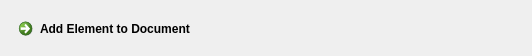
<?xml version="1.0" encoding="UTF-8"?>
<ui version="4.0">
 <class>StructuraSystems::Client::AddElementWidget</class>
 <widget class="QWidget" name="StructuraSystems::Client::AddElementWidget">
  <property name="geometry">
   <rect>
    <x>0</x>
    <y>0</y>
    <width>532</width>
    <height>56</height>
   </rect>
  </property>
  <property name="windowTitle">
   <string>Form</string>
  </property>
  <property name="locale">
   <locale language="English" country="UnitedStates"/>
  </property>
  <layout class="QHBoxLayout" name="horizontalLayout">
   <item>
    <widget class="QCommandLinkButton" name="commandLinkButton">
     <property name="text">
      <string>Add Element to Document</string>
     </property>
    </widget>
   </item>
  </layout>
 </widget>
 <resources/>
 <connections/>
</ui>
